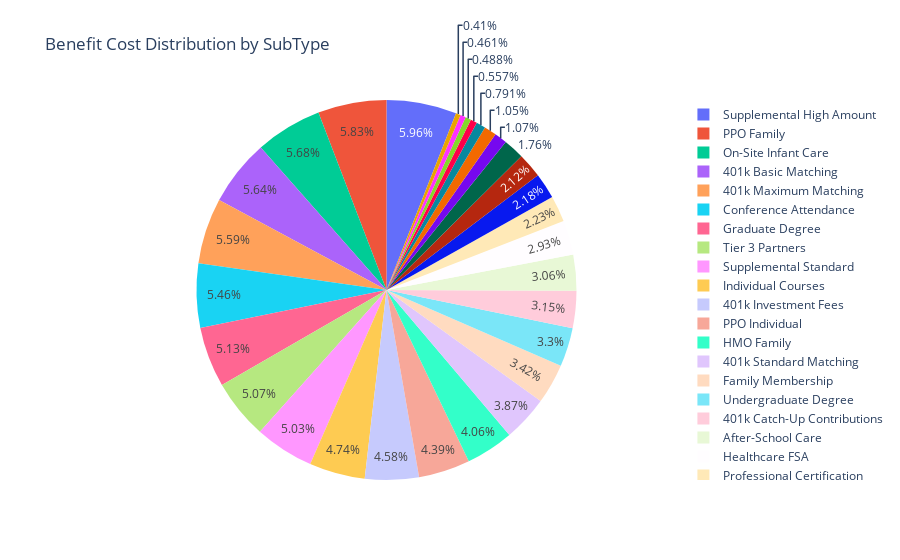

Notebook cell for this chart:
### Code cell
import plotly.express as px

# Use the merged dataframe with cost info (merged_costs)
fig = px.pie(
    merged_costs,
    values="BenefitCost", 
    names="BenefitSubType",  # slice labels
    hover_data=["BenefitType","BenefitSubType","BenefitCost"],
    title="Benefit Cost Distribution by SubType"
)

# Format hover template to show name and cost nicely
fig.update_traces(
    hovertemplate="<b>%{label}</b><br>Cost: $%{value:,.2f}<br>Type: %{customdata[0]}"
)

fig.show()

### Figure 1 — Plotly figure (JSON) as saved in the notebook; plotly's stock layout.template omitted (floating-point values rounded to 4 significant figures)
{"data": [{"customdata": [["Retirement Plan", "401k Basic Matching", 1470000.0], ["Health Insurance", "PPO Individual", 1143000.0], ["Commuter Benefits", "Transit Subsidy", 551525], ["Retirement Plan", "401k High Contribution", 459100.0], ["Technology Stipend", "Monthly Internet Allowance", 127200], ["Retirement Plan", "401k Standard Matching", 1009000.0], ["Flexible Spending Account", "Healthcare FSA", 762750], ["Wellness Programs", "Premium Discount Tier 1", 206250], ["Professional Development", "Conference Attendance", 1422050], ["Childcare", "On-Site Infant Care", 1479000.0], ["Health Insurance", "PPO Family", 1520000.0], ["Tuition Reimbursement", "Graduate Degree", 1337000.0], ["Cell Phone Allowance", "Monthly Communications", 106795], ["Gym Membership", "Tier 1 Partners", 120200.0], ["Tuition Reimbursement", "Professional Certification", 581200.0], ["Health Insurance", "HDHP Individual", 145100.0], ["Retirement Plan", "401k Catch-Up Contributions", 820500.0], ["Retirement Plan", "401k Investment Fees", 1193000.0], ["Gym Membership", "Tier 2 Partners", 568200.0], ["Tuition Reimbursement", "Undergraduate Degree", 860900.0], ["Life Insurance", "Basic Coverage", 279500.0], ["Health Insurance", "HMO Family", 1057056], ["Life Insurance", "Supplemental High Amount", 1554000.0], ["Gym Membership", "Tier 3 Partners", 1320000.0], ["Life Insurance", "Supplemental Standard", 1311000.0], ["Gym Membership", "Family Membership", 890700.0], ["Retirement Plan", "401k Maximum Matching", 1456000.0], ["Life Insurance", "Dependent Coverage", 274600.0], ["Childcare", "After-School Care", 796100], ["Tuition Reimbursement", "Individual Courses", 1235000.0]], "domain": {"x": [0, 1], "y": [0, 1]}, "hovertemplate": "<b>%{label}</b><br>Cost: $%{value:,.2f}<br>Type: %{customdata[0]}", "labels": ["401k Basic Matching", "PPO Individual", "Transit Subsidy", "401k High Contribution", "Monthly Internet Allowance", "401k Standard Matching", "Healthcare FSA", "Premium Discount Tier 1", "Conference Attendance", "On-Site Infant Care", "PPO Family", "Graduate Degree", "Monthly Communications", "Tier 1 Partners", "Professional Certification", "HDHP Individual", "401k Catch-Up Contributions", "401k Investment Fees", "Tier 2 Partners", "Undergraduate Degree", "Basic Coverage", "HMO Family", "Supplemental High Amount", "Tier 3 Partners", "Supplemental Standard", "Family Membership", "401k Maximum Matching", "Dependent Coverage", "After-School Care", "Individual Courses"], "legendgroup": "", "name": "", "showlegend": true, "type": "pie", "values": [1470000.0, 1143000.0, 551525, 459100.0, 127200, 1009000.0, 762750, 206250, 1422050, 1479000.0, 1520000.0, 1337000.0, 106795, 120200.0, 581200.0, 145100.0, 820500.0, 1193000.0, 568200.0, 860900.0, 279500.0, 1057056, 1554000.0, 1320000.0, 1311000.0, 890700.0, 1456000.0, 274600.0, 796100, 1235000.0]}], "layout": {"legend": {"tracegroupgap": 0}, "title": {"text": "Benefit Cost Distribution by SubType"}}}
